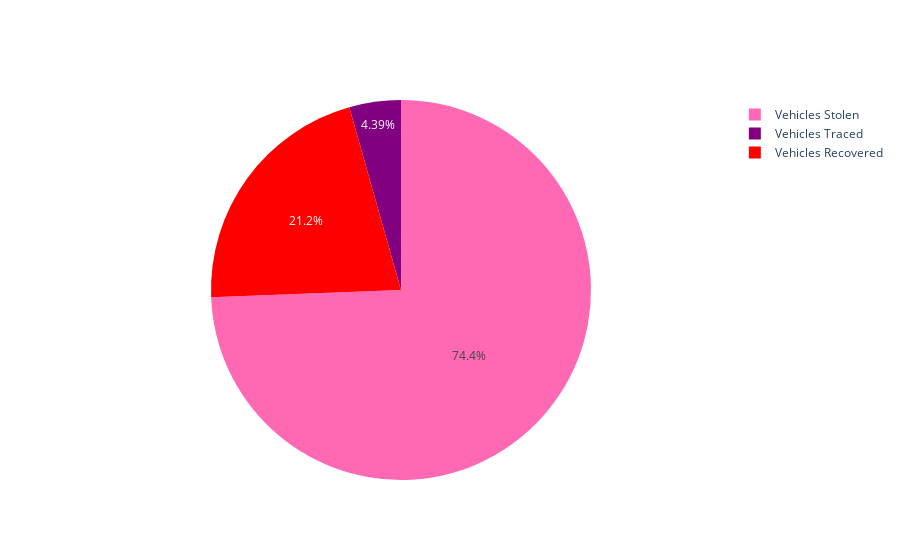

Write notebook code for a chart like this one.
### Code cell
auto_theft_traced = auto_theft['Auto_Theft_Coordinated/Traced'].sum()
auto_theft_recovered = auto_theft['Auto_Theft_Recovered'].sum()
auto_theft_stolen = auto_theft['Auto_Theft_Stolen'].sum()

vehicle_group = ['Vehicles Stolen','Vehicles Traced','Vehicles Recovered']
vehicle_vals = [auto_theft_stolen,auto_theft_traced,auto_theft_recovered]

colors = ['hotpink','purple','red']

fig = go.Figure(data=[go.Pie(labels=vehicle_group, values=vehicle_vals,sort=False,
                            marker=dict(colors=colors),textfont_size=12)])

fig.show()

### Figure 1 — Plotly figure (JSON) as saved in the notebook; plotly's stock layout.template omitted (floating-point values rounded to 4 significant figures)
{"data": [{"labels": ["Vehicles Stolen", "Vehicles Traced", "Vehicles Recovered"], "marker": {"colors": ["hotpink", "purple", "red"]}, "sort": false, "textfont": {"size": 12}, "type": "pie", "values": [1919890, 113228, 547292]}], "layout": {}}
